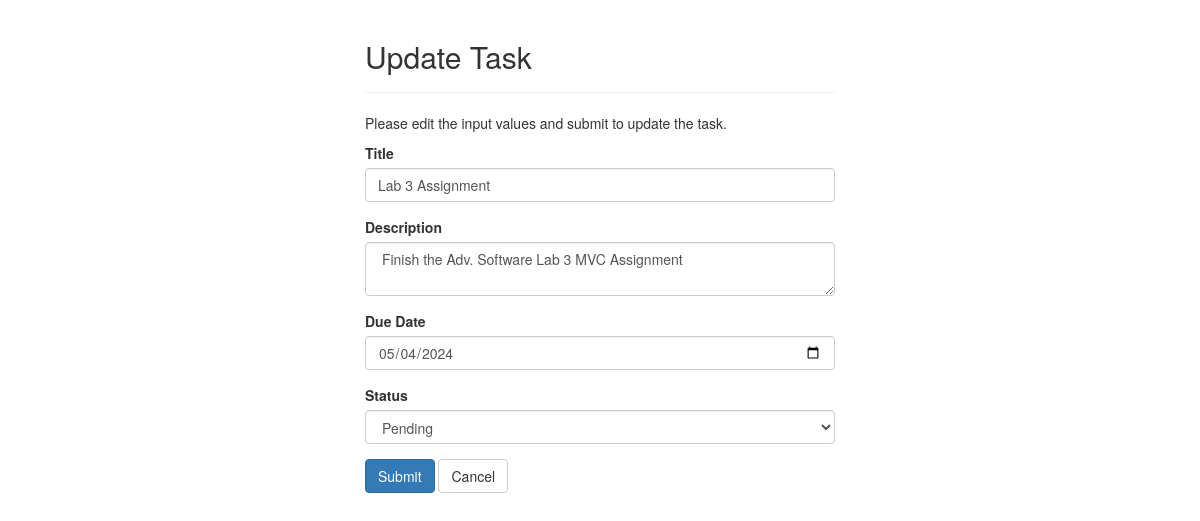
Page /View/update.php?Title=Lab 3 Assignment on the committed database.
### tables this page shows
CREATE TABLE `tasks` (
  `Title` varchar(50) NOT NULL,
  `Description` varchar(150) NOT NULL,
  `Due_Date` date NOT NULL,
  `Status` enum('Pending','In-progress','Completed') NOT NULL
);

### Model/Database.php (called while the page is built)
<?php
class Database {
    private $server = "localhost";
    private $username = "root";
    private $password = "";
    private $dbname = "Lab3";
    public function connectToDB() {
        $link = mysqli_connect($this->server, $this->username, $this->password, $this->dbname);
        if ($link)
            return $link;
        else {
            die("ERROR: Could not connect. " . mysqli_connect_error());
        }
    }
}

### Controller/updateController.php (called while the page is built)
<?php
$Title = $Description = $DueDate = $Status = "";
$Title_err = $Description_err = $DueDate_err = $Status_err = "";
if (isset($_POST["Title"]) && !empty($_POST["Title"])) {
    $Title = $_POST["Title"];
    $input_Title = trim($_POST["Title"]);
    if (empty($input_Title)) {
        $Title_err = "Please enter a Title.";
    } else {
        $Title = $input_Title;
    }
    $input_Description = trim($_POST["Description"]);
    if (empty($input_Description)) {
        $Description_err = "Please enter the Description.";
    } else {
        $Description = $input_Description;
    }
    $input_DueDate = trim($_POST["DueDate"]);
    if (empty($input_DueDate)) {
        $DueDate_err = "Please enter the DueDate.";
    } else {
        $DueDate = $input_DueDate;
    }
    $input_Status = trim($_POST["Status"]);
    if (empty($input_Status)) {
        $Status_err = "Please choose the Status.";
    } else {
        $Status = $input_Status;
    }
    if (empty($Title_err) && empty($Description_err) && empty($DueDate_err) && empty($Status_err)) {
        require_once '../Model/updateClass.php';
        $updator = new updateClass();
        if ($updator->update($Title, $Description, $DueDate, $Status)) {
            header("location: ../index.php");
        } else {
            echo "Something went wrong. Please try again later.";
        }
        mysqli_stmt_close($stmt);
    }
} else {
    if (isset($_GET["Title"]) && !empty(trim($_GET["Title"]))) {
        $Title = trim($_GET["Title"]);
        require_once '../Model/ReadClass.php';
        $reader = new ReadClass();
        if ($row = $reader->readOneRecord($Title)) {
            $Title = $row["Title"];
            $Description = $row["Description"];
            $DueDate = $row["Due_Date"];
            $Status = $row["Status"];
        }
        else {
            echo "Something went wrong. Please try again later.";
        }
    } else {
        header("location: error.php");
        exit();
    }
}
?>

### Model/ReadClass.php (called while the page is built, shortened)
<?php
require_once 'Database.php';
class ReadClass {
    private $link;
    public function __construct() {
        $this->db = new Database();
        $this->link = $this->db->connectToDB();
    }
    public function readOneRecord($Title) {
        $sql = "SELECT * FROM tasks WHERE Title = ?";
        if ($stmt = mysqli_prepare($this->link, $sql)) {
            mysqli_stmt_bind_param($stmt, "s", $Title);
            if (mysqli_stmt_execute($stmt)) {
                $result = mysqli_stmt_get_result($stmt);
                if (mysqli_num_rows($result) == 1) {
                    $row = mysqli_fetch_array($result, MYSQLI_ASSOC);
                    return $row;
                } else {
                    return false;
                }
            } else {
                return false;
            }
        }
        }
}

### View/update.php (the view, shortened to what this page needs)
<?php
require_once '../Controller/updateController.php';
?>
<!DOCTYPE html>
<html lang="en">
<head>
    <link rel="stylesheet" href="https://maxcdn.bootstrapcdn.com/bootstrap/3.3.7/css/bootstrap.css">
</head>
<body>
    <div class="wrapper">
        <div class="container-fluid">
            <div class="row">
                <div class="col-md-12">
                    <div class="page-header">
                        <h2>Update Task</h2>
                    </div>
                    <p>Please edit the input values and submit to update the task.</p>
                    <form action="../Controller/updateController.php" method="post">
                        <div class="form-group <?php echo (!empty($Title_err)) ? 'has-error' : ''; ?>">
                            <label>Title</label>
                            <input type="text" name="Title" class="form-control" maxlength="50" value="<?php echo $Title; ?>" required>
                        </div>
                        <div class="form-group <?php echo (!empty($Description_err)) ? 'has-error' : ''; ?>">
                            <label>Description</label>
                            <textarea type="text" name="Description" class="form-control" maxlength="150" required> <?php echo $Description; ?></textarea>
                        </div>
                        <div class="form-group <?php echo (!empty($DueDate_err)) ? 'has-error' : ''; ?>">
                            <label>Due Date</label>
                            <input type="date" name="DueDate" class="form-control" value="<?php echo $DueDate; ?>" required>
                        </div>
                        <div class="form-group <?php echo (!empty($Status_err)) ? 'has-error' : ''; ?>">
                            <label>Status</label>
                            <select class="form-control" name="Status" value="<?php echo $Status; ?>" required>
                                <option value="Pending">Pending</option>
                            </select>
                        </div>
                        <input type="submit" class="btn btn-primary" value="Submit">
                        <a href="../index.php" class="btn btn-default">Cancel</a>
                    </form>
                </div>
            </div>
        </div>
    </div>
</body>
</html>

### View/update.php (style rules this page uses)
.wrapper { width: 500px; margin: 0 auto; }

### rows in the picture
tasks: Title "Lab 3 Assignment", Description "Finish the Adv. Software Lab 3 MVC Assignment", DueDate "05/04/2024", Status "Pending"
